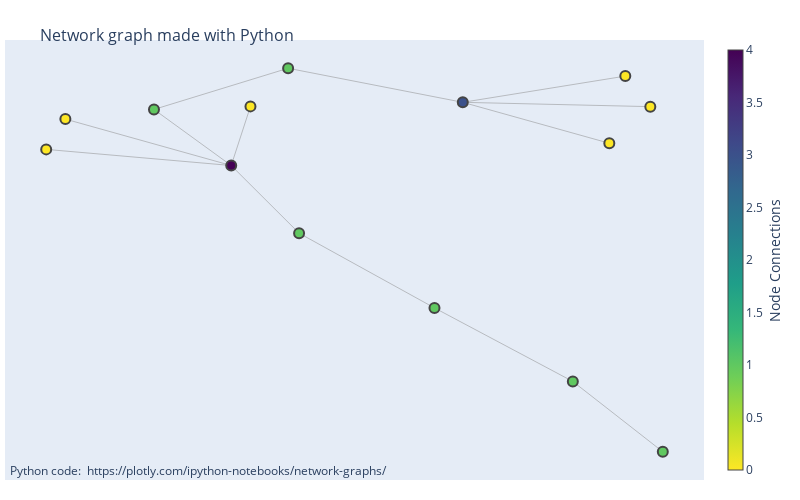

Source (notebook cell):
### Code cell
plotly_draw(views[0], dset)

### Figure 1 — Plotly figure (JSON) as saved in the notebook; plotly's stock layout.template omitted (floating-point values rounded to 4 significant figures)
{"data": [{"hoverinfo": "none", "line": {"color": "#888", "width": 0.5}, "mode": "lines", "type": "scatter", "x": [0.2244, 0.07953, null, -0.08225, 0.05157, null, -0.3322, -0.1493, null, -0.1303, -0.1493, null, 0.05157, 0.1883, null, -0.0931, -0.2257, null, -0.1493, -0.08225, null, 0.2649, 0.07953, null, 0.07953, -0.0931, null, -0.2257, -0.1493, null, 0.2402, 0.07953, null, -0.3132, -0.1493, null, 0.1883, 0.2772, null], "y": [0.1354, 0.2861, null, -0.1955, -0.4706, null, 0.1129, 0.05346, null, 0.2711, 0.05346, null, -0.4706, -0.7413, null, 0.4115, 0.2599, null, 0.05346, -0.1955, null, 0.2701, 0.2861, null, 0.2861, 0.4115, null, 0.2599, 0.05346, null, 0.3826, 0.2861, null, 0.2243, 0.05346, null, -0.7413, -1, null]}, {"hoverinfo": "text", "marker": {"color": [0, 1, 1, 0, 0, 1, 1, 4, 0, 3, 1, 0, 0, 1], "colorbar": {"thickness": 15, "title": {"side": "right", "text": "Node Connections"}, "xanchor": "left"}, "colorscale": [[0, "#440154"], [0.1111, "#482878"], [0.2222, "#3e4989"], [0.3333, "#31688e"], [0.4444, "#26828e"], [0.5556, "#1f9e89"], [0.6667, "#35b779"], [0.7778, "#6ece58"], [0.8889, "#b5de2b"], [1, "#fde725"]], "line": {"width": 2}, "reversescale": true, "showscale": true, "size": 10}, "mode": "markers", "text": ["ANSSI-CC-2017/18v2 (b3757b6bb5f884d4) (# conns: 0)", "ANSSI-CC-2016/01 (617810f97f3f0b4f) (# conns: 1)", "ANSSI-CC-2014/20 (1dd7f4bf2e677073) (# conns: 1)", "ANSSI-CC-2017/17 (9ba1fa1ae8c3ae67) (# conns: 0)", "ANSSI-CC-2017/18 (4f3bf2d41fc130df) (# conns: 0)", "ANSSI-CC-2015/60 (a904d6cb272e8533) (# conns: 1)", "ANSSI-CC-2019/22 (537154d2c4344d48) (# conns: 1)", "ANSSI-CC-2016/65 (0208e6b60a0b1a32) (# conns: 4)", "ANSSI-CC-2017/42v2 (3477723044183b31) (# conns: 0)", "ANSSI-CC-2020/06 (d2f75cdaeb322e7f) (# conns: 3)", "ANSSI-CC-2018/31 (19d3185c40be008d) (# conns: 1)", "ANSSI-CC-2017/17v2 (82c24f729c2e0092) (# conns: 0)", "ANSSI-CC-2017/42 (078becead8a70053) (# conns: 0)", "ANSSI-CC-2014/84 (22388445fe620ac0) (# conns: 1)"], "type": "scatter", "x": [0.2244, -0.08225, 0.2772, -0.3322, -0.1303, 0.05157, -0.0931, -0.1493, 0.2649, 0.07953, -0.2257, 0.2402, -0.3132, 0.1883], "y": [0.1354, -0.1955, -1, 0.1129, 0.2711, -0.4706, 0.4115, 0.05346, 0.2701, 0.2861, 0.2599, 0.3826, 0.2243, -0.7413]}], "layout": {"annotations": [{"showarrow": false, "text": "Python code: <a href='https://plotly.com/ipython-notebooks/network-graphs/'> https://plotly.com/ipython-notebooks/network-graphs/</a>", "x": 0.005, "xref": "paper", "y": -0.002, "yref": "paper"}], "autosize": false, "height": 500, "hovermode": "closest", "margin": {"b": 20, "l": 5, "r": 5, "t": 40}, "showlegend": false, "title": {"font": {"size": 16}, "text": "<br>Network graph made with Python"}, "width": 800, "xaxis": {"showgrid": false, "showticklabels": false, "zeroline": false}, "yaxis": {"showgrid": false, "showticklabels": false, "zeroline": false}}}
